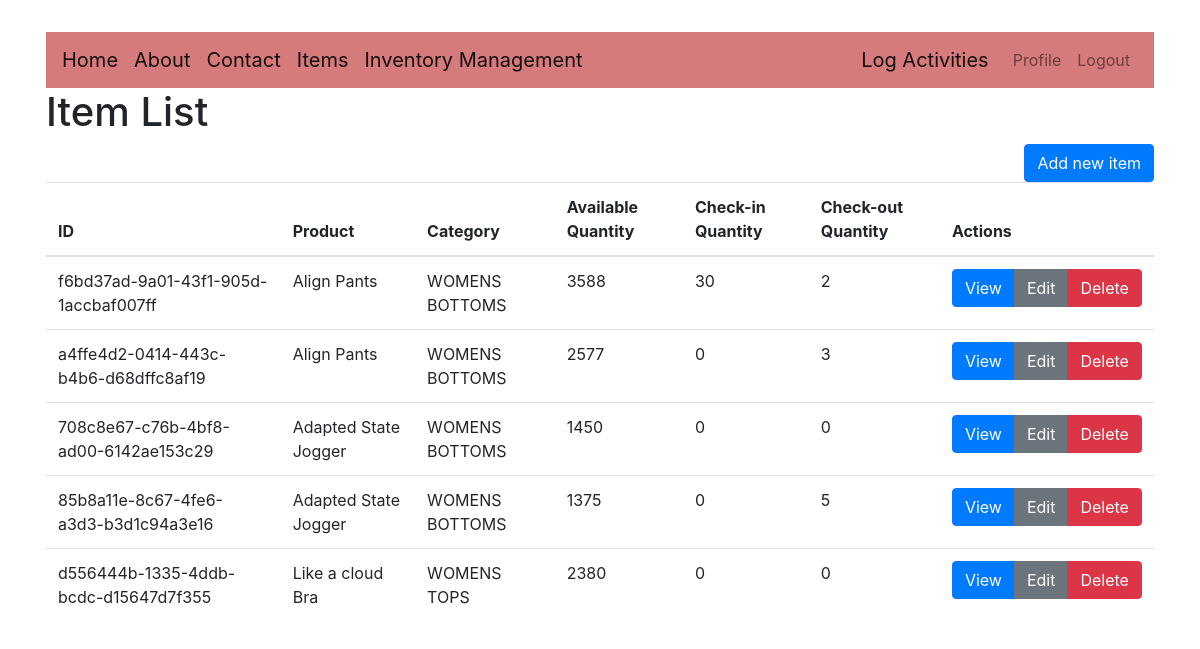
Before: /items/ (signed in) with the older database file.
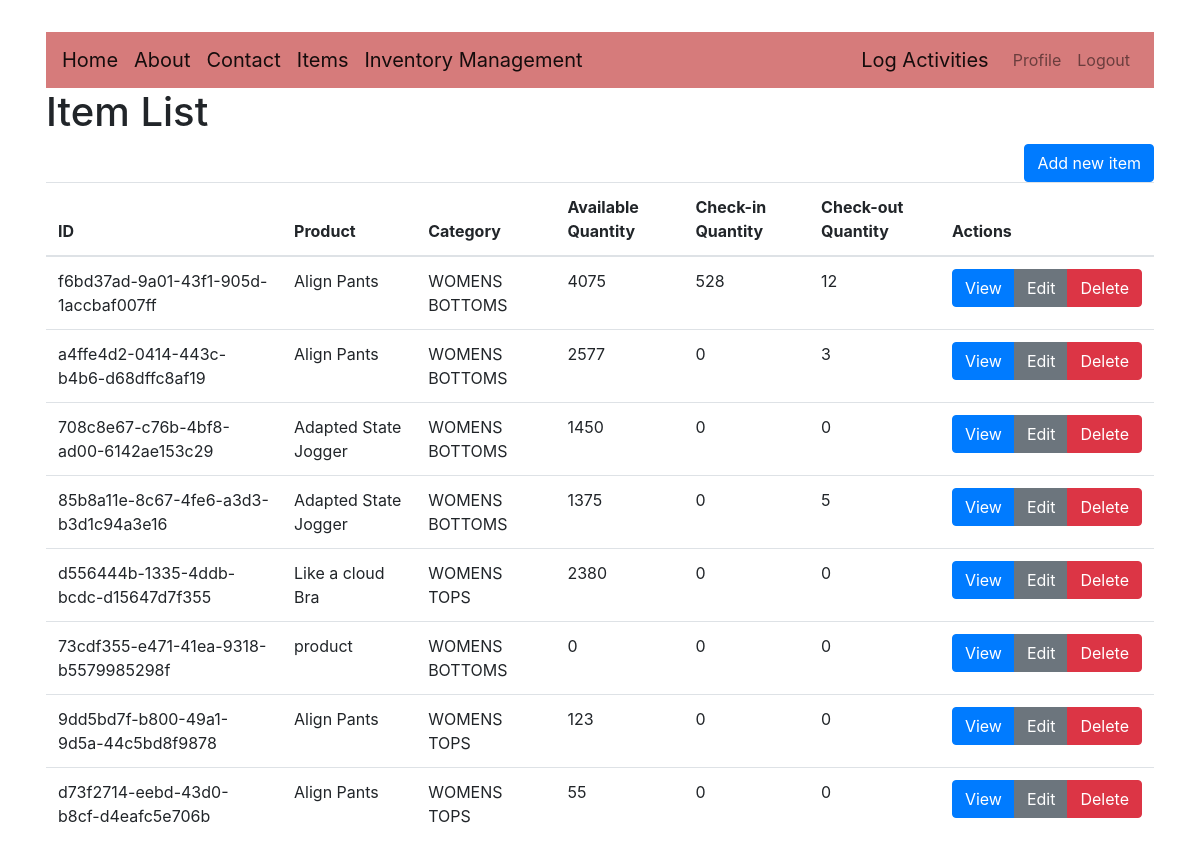
After: the same page with the newer database file.
### lululemon/models.py (models this page shows, shortened)
class Item(models.Model):
    staffname = models.CharField(max_length=200,default='lululemon employee') #who is using it
    id = models.UUIDField(primary_key=True, default=uuid.uuid4, editable=False)
    product = models.CharField(default='product', max_length=200)
    qr_code = models.ImageField(blank=True, null=True, upload_to="QR_CODE/")
    color = models.CharField(max_length=13, default='Black')
    size = models.CharField(max_length=13, default='S/M/L')
    available_quantity = models.PositiveIntegerField(default=0)
    checkin_quantity=models.PositiveIntegerField(default=0)
    checkout_quantity=models.PositiveIntegerField(default=0)
    categories = models.ForeignKey(Category, on_delete=models.CASCADE, null=True)

class Category(models.Model):
    categoryName = models.CharField(max_length=300, help_text="Type in the Category of the Item")
    def __str__(self):
        return self.categoryName

### lululemon/views.py (the view)
# urls.py: path('items/', views.item_list, name='item_list'),
@login_required
def item_list(request):
    items = Item.objects.all()
    return render(request, 'lululemon/item_list.html', {'items': items})

### lululemon/templates/lululemon/item_list.html (shortened to what this page needs)
{% extends 'lululemon/layout.html' %}
{% block content %}
  <h1>Item List</h1>
  <a href="{% url 'item_new' %}" class="btn btn-primary float-right">Add new item</a>
  <table class="table">
    <thead>
      <tr>
        <th>ID</th>
        <th>Product</th>
        <th>Category</th>
        <th>Available Quantity</th>
        <th>Check-in Quantity</th>
        <th>Check-out Quantity</th>
        <th>Actions</th>
      </tr>
    </thead>
    <tbody>
      {% for item in items %}
        <tr>
          <td>{{ item.pk }}</td>
          <td>{{ item.product }}</td>
          <td>{{ item.categories }}</td>
          <td>{{ item.available_quantity }}</td>
          <td>{{ item.checkin_quantity }}</td>
          <td>{{ item.checkout_quantity }}</td>
          <td>
            <div class="btn-group" role="group">
              <a href="{% url 'item_detail' pk=item.pk %}" class="btn btn-primary">View</a>
              <a href="{% url 'item_edit' pk=item.pk %}" class="btn btn-secondary">Edit</a>
              <a href="{% url 'item_delete' pk=item.pk %}" class="btn btn-danger">Delete</a>
            </div>
          </td>
        </tr>
      {% empty %}
        <tr>
          <td colspan="7">No items found.</td>
        </tr>
      {% endfor %}
    </tbody>
  </table>
{% endblock %}

Changed rows visible on the page:
changed Item "f6bd37ad-9a01-43f1-905d-1accbaf007ff": available_quantity "3588" → "4075"; checkin_quantity "30" → "528"; checkout_quantity "2" → "12"
added Item: pk "73cdf355-e471-41ea-9318-b5579985298f", product "product", categories "WOMENS BOTTOMS", available_quantity "0", checkin_quantity "0", checkout_quantity "0"
added Item: pk "9dd5bd7f-b800-49a1-9d5a-44c5bd8f9878", product "Align Pants", categories "WOMENS TOPS", available_quantity "123", checkin_quantity "0", checkout_quantity "0"
added Item: pk "d73f2714-eebd-43d0-b8cf-d4eafc5e706b", product "Align Pants", categories "WOMENS TOPS", available_quantity "55", checkin_quantity "0", checkout_quantity "0"
